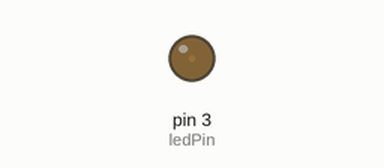
This sketch was run on a simulated Arduino Uno, built with avr-gcc and run on an emulated ATmega328P. Parts: output pins drawn as LEDs (lit = HIGH).

Above: at 0.05 s.
At 1.05 s:
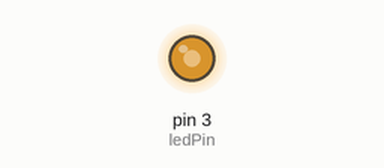
At 2.1 s:
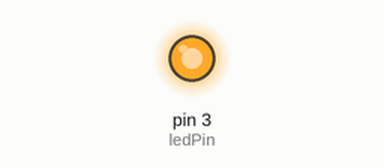
At 4.2 s:
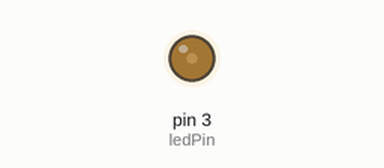
Timing chart, 0 to 5.9 s (numbered marks = the images above):
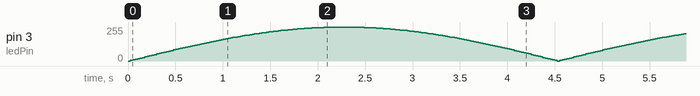

The sketch:

projeto3.ino
```cpp
//projeto 3 -- LED pulsante

int ledPin = 3;
float sinVal;
int ledVal;

void setup(){

  pinMode(ledPin, OUTPUT);

  }

  void loop(){

    for(int x = 0; x < 180; x++){ // play with multiplex with some leds.

      sinVal = (sin(x*(3.1416/180)));
      ledVal = int(sinVal * 255);
      analogWrite(ledPin, ledVal);
      delay(25);

    }

  }
```
